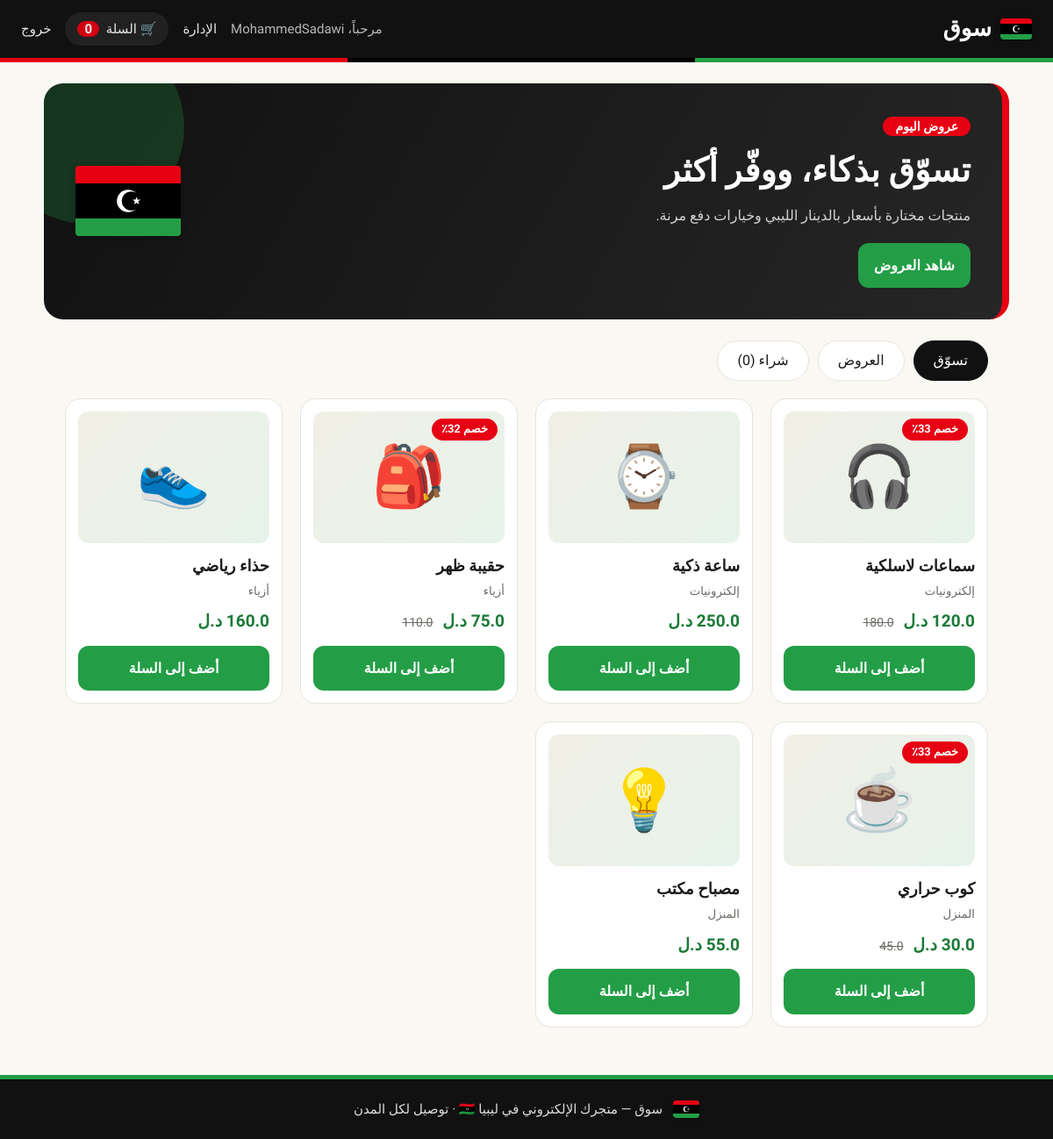
/shop (signed in), run on the app's committed database.
### tables this page shows
CREATE TABLE products(
            id INTEGER PRIMARY KEY, name TEXT, price REAL, old REAL, cat TEXT, emoji TEXT);

### app.py (the view)
@app.route("/shop")
@login_required
def shop():
    view = request.args.get("view", "all")
    q = "SELECT * FROM products" + (" WHERE old IS NOT NULL" if view == "offers" else "")
    return render_template("shop.html", products=db().execute(q).fetchall(), view=view,
                           count=sum(session.get("cart", {}).values()))

### app.py (called while the page is built)
@app.context_processor
def inject_currency():
    return {"currency": CURRENCY}

def db():
    if "db" not in g:
        g.db = sqlite3.connect(DB)
        g.db.row_factory = sqlite3.Row
    return g.db

def login_required(f):
    @wraps(f)
    def w(*a, **k):
        if "user" not in session:
            return redirect(url_for("login"))
        return f(*a, **k)
    return w

### templates/shop.html (shortened to what this page needs)
{% extends "base.html" %}
{% block body %}
{% include "_nav.html" %}
<section class="hero">
  <div>
    <span class="kicker">عروض اليوم</span>
    <h2>تسوّق بذكاء، ووفّر أكثر</h2>
    <p>منتجات مختارة بأسعار بالدينار الليبي وخيارات دفع مرنة.</p>
    <a class="btn cta" href="{{ url_for('shop', view='offers') }}">شاهد العروض</a>
  </div>
</section>
<main class="wrap">
  <div class="filters">
    <a href="{{ url_for('shop') }}" class="{{ 'on' if view=='all' }}">تسوّق</a>
    <a href="{{ url_for('shop', view='offers') }}" class="{{ 'on' if view=='offers' }}">العروض</a>
    <a href="{{ url_for('cart') }}">شراء ({{ count }})</a>
  </div>
  <div class="grid">
    {% for p in products %}
    <article class="card">
      <div class="pic">{{ p["emoji"] }}{% if p["old"] %}<span class="tag">خصم {{ ((1 - p["price"]/p["old"])*100)|round|int }}٪</span>{% endif %}</div>
      <h3>{{ p["name"] }}</h3>
      <small>{{ p["cat"] }}</small>
      <div class="price">{{ p["price"] }} {{ currency }} {% if p["old"] %}<s>{{ p["old"] }}</s>{% endif %}</div>
      <form method="post" action="{{ url_for('add', pid=p["id"]) }}"><button class="btn">أضف إلى السلة</button></form>
    </article>
    {% endfor %}
  </div>
</main>
{% endblock %}

### templates/base.html (shortened to what this page needs)
<!doctype html>
<html lang="ar" dir="rtl">
<head>
  <link rel="stylesheet" href="{{ url_for('static', filename='style.css') }}">
</head>
<body>
{% block body %}{% endblock %}
{% if session.user %}<footer class="foot">{% include "_flag.html" %}<span>سوق — متجرك الإلكتروني في ليبيا 🇱🇾 · توصيل لكل المدن</span></footer>{% endif %}
</body>
</html>

### templates/_nav.html
<header class="nav">
  <a class="logo" href="{{ url_for('shop') }}">{% include "_flag.html" %}<span>سوق</span></a>
  <nav>
    <span class="hi">مرحباً، {{ session.user }}</span>
    {% if session.admin %}<a href="{{ url_for('admin') }}">الإدارة</a>{% endif %}
    <a class="cartbtn" href="{{ url_for('cart') }}">🛒 السلة <b>{{ count }}</b></a>
    <a href="{{ url_for('logout') }}">خروج</a>
  </nav>
</header>
<div class="stripe"></div>

### static/style.css (style rules this page uses)
:root { --black:#111;--red:#e70013;--green:#239e46;--gdark:#1a7a36;--bg:#faf8f3;--card:#fff;--line:#e8e4da;--mut:#6b6b66;--ink:#1b1b1b }
* { box-sizing:border-box }
html { scroll-behavior:smooth }
body { margin:0;font-family:Tajawal,system-ui,sans-serif;background:var(--bg);color:var(--ink);line-height:1.6 }
a { color:inherit }
.btn { display:flex;align-items:center;justify-content:center;gap:8px;width:100%;padding:13px 18px;border:0;border-radius:12px; background:var(--green);color:#fff;font:inherit;font-weight:800;cursor:pointer;text-decoration:none;transition:.2s }
.nav { position:sticky;top:0;z-index:10;display:flex;justify-content:space-between;align-items:center;padding:12px 24px;background:var(--black);color:#fff }
.stripe { height:5px;background:linear-gradient(90deg,var(--red) 33%,#000 33% 66%,var(--green) 66%) }
.logo { display:flex;align-items:center;gap:10px;font-size:26px;font-weight:800;text-decoration:none }
.nav nav { display:flex;gap:16px;align-items:center;font-size:15px }
.nav nav a { text-decoration:none;opacity:.9;transition:.2s }
.cartbtn { background:#ffffff14;padding:7px 14px;border-radius:999px }
.cartbtn b { background:var(--red);padding:0 8px;border-radius:999px;margin-inline-start:4px }
.hi { opacity:.7 }
.hero { display:flex;justify-content:space-between;align-items:center;gap:24px;max-width:1100px;margin:24px auto 0;padding:36px; background:linear-gradient(120deg,var(--black),#262626);color:#fff;border-radius:22px;border-inline-start:8px solid var(--red);position:relative;overflow:hidden }
.hero:after { content:"";position:absolute;inset-inline-end:-60px;top:-60px;width:220px;height:220px;border-radius:50%;background:var(--green);opacity:.25 }
.hero h2 { font-size:clamp(26px,4vw,38px);margin:8px 0 }
.hero p { opacity:.8;margin:0 0 18px }
.kicker { background:var(--red);padding:3px 14px;border-radius:999px;font-weight:800;font-size:14px }
.cta { width:auto;display:inline-flex }
.wrap { max-width:1100px;margin:0 auto;padding:24px }
.filters { display:flex;gap:10px;margin-bottom:20px;flex-wrap:wrap }
.filters a { padding:9px 22px;border:1px solid var(--line);border-radius:999px;text-decoration:none;background:#fff;font-weight:500;transition:.2s }
.filters a.on { background:var(--black);color:#fff;border-color:var(--black) }
.grid { display:grid;grid-template-columns:repeat(auto-fill,minmax(220px,1fr));gap:20px }
.card { background:var(--card);border:1px solid var(--line);border-radius:18px;padding:14px;transition:.25s }
.pic { position:relative;height:150px;border-radius:12px;background:linear-gradient(135deg,#f1efe6,#e6f3ea);display:grid;place-items:center;font-size:68px;margin-bottom:12px }
.tag { position:absolute;top:8px;inset-inline-start:8px;background:var(--red);color:#fff;font-size:13px;font-weight:800;padding:2px 11px;border-radius:999px }
.card h3 { margin:0;font-size:18px }
.card small { color:var(--mut) }
.price { font-weight:800;font-size:19px;margin:8px 0 12px;color:var(--gdark) }
.price s { color:var(--mut);font-weight:400;font-size:14px;margin-inline-start:6px }
.foot { display:flex;justify-content:center;align-items:center;gap:12px;padding:22px;margin-top:30px;background:var(--black);color:#ddd;border-top:5px solid var(--green);font-size:15px }

### data on the page
products: emoji "🎧", ((1-p['price']/p['old'])*100)|round|int "33", name "سماعات لاسلكية", cat "إلكترونيات", currency "د.ل", old "180.0"
products: emoji "⌚", name "ساعة ذكية", cat "إلكترونيات", currency "د.ل"
products: emoji "🎒", ((1-p['price']/p['old'])*100)|round|int "32", name "حقيبة ظهر", cat "أزياء", currency "د.ل", old "110.0"
products: emoji "👟", name "حذاء رياضي", cat "أزياء", currency "د.ل"
products: emoji "☕", ((1-p['price']/p['old'])*100)|round|int "33", name "كوب حراري", cat "المنزل", currency "د.ل", old "45.0"
products: emoji "💡", name "مصباح مكتب", cat "المنزل", currency "د.ل"

### other printed values
{{ session.user }} "MohammedSadawi"
{{ count }} "0"
